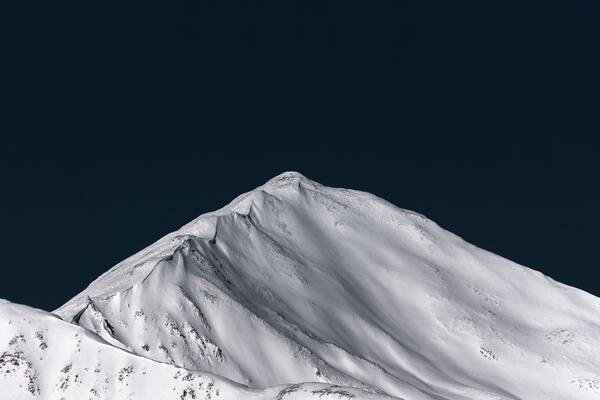
#> input picture Digital Image Proce3ssing lab/pic3.jpg, 600 x 400 px
$ python subtract.py
#> lines starting #> are read from the running program, lines starting #| are printed output that depends on the picture
import cv2

img1=cv2.imread("pic3.jpg")
#> img1 is the input picture: shape (400, 600, 3); mean B, G, R 95.5, 84.6, 74.9
img2=cv2.imread("pic4.jpg")
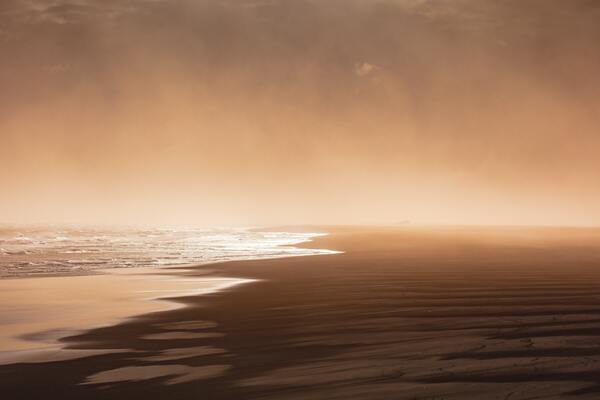
#> input picture Digital Image Proce3ssing lab/pic4.jpg, 600 x 400 px
#> img2 is the input picture: shape (400, 600, 3); mean B, G, R 94.5, 121.3, 158.1

imgFinal=cv2.subtract(img1,img2)
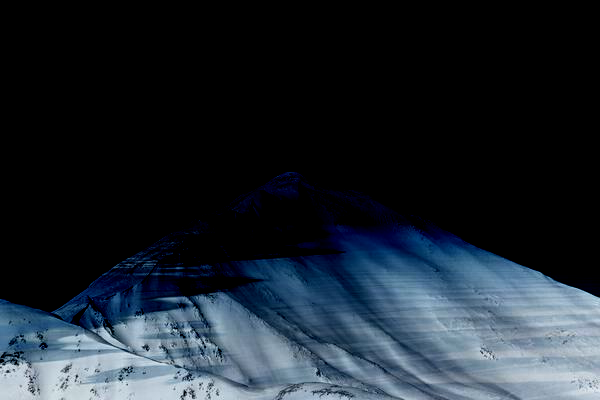
#> imgFinal: shape (400, 600, 3); mean B, G, R 46.8, 38, 29.5
cv2.imshow("Output",imgFinal)
cv2.waitKey(0)
